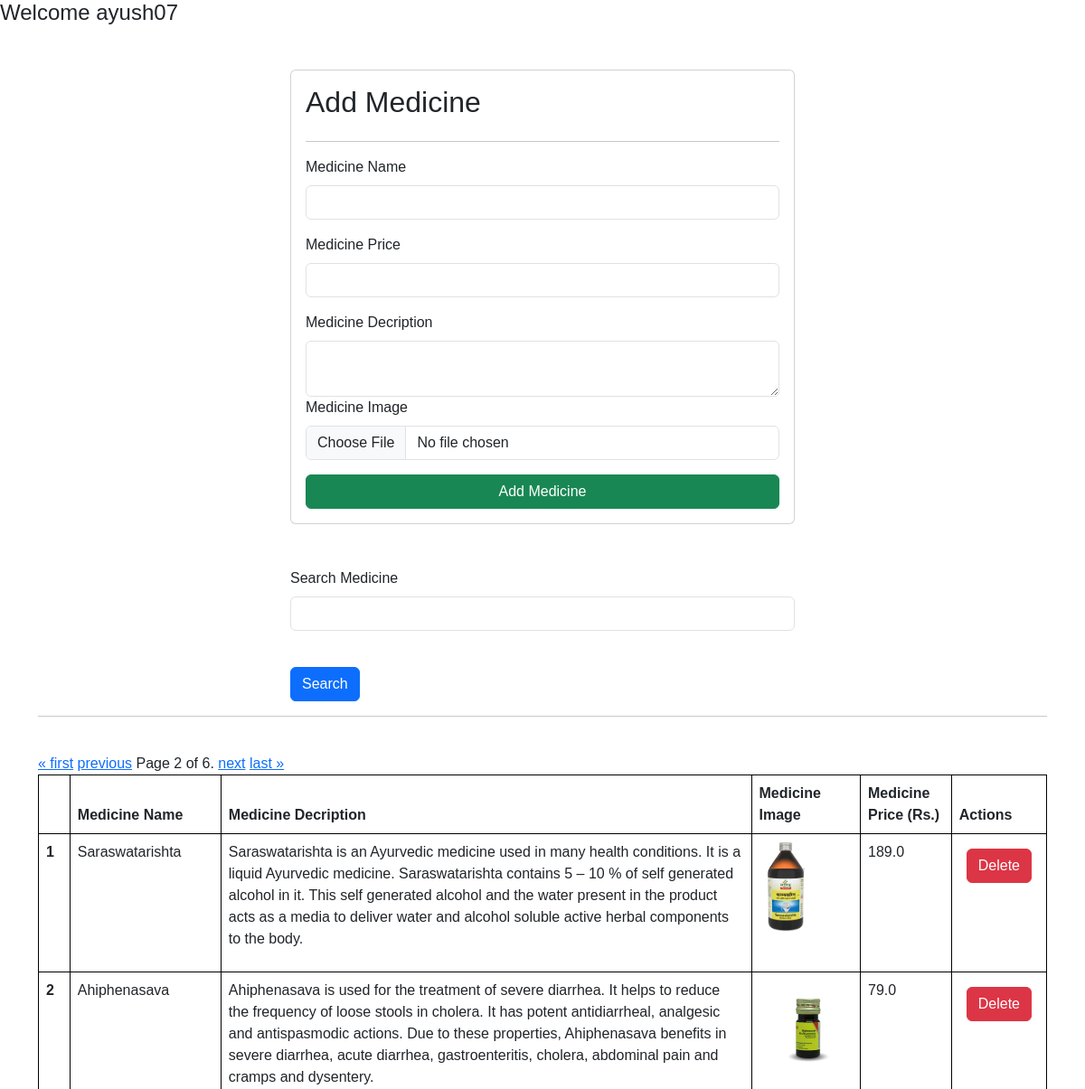
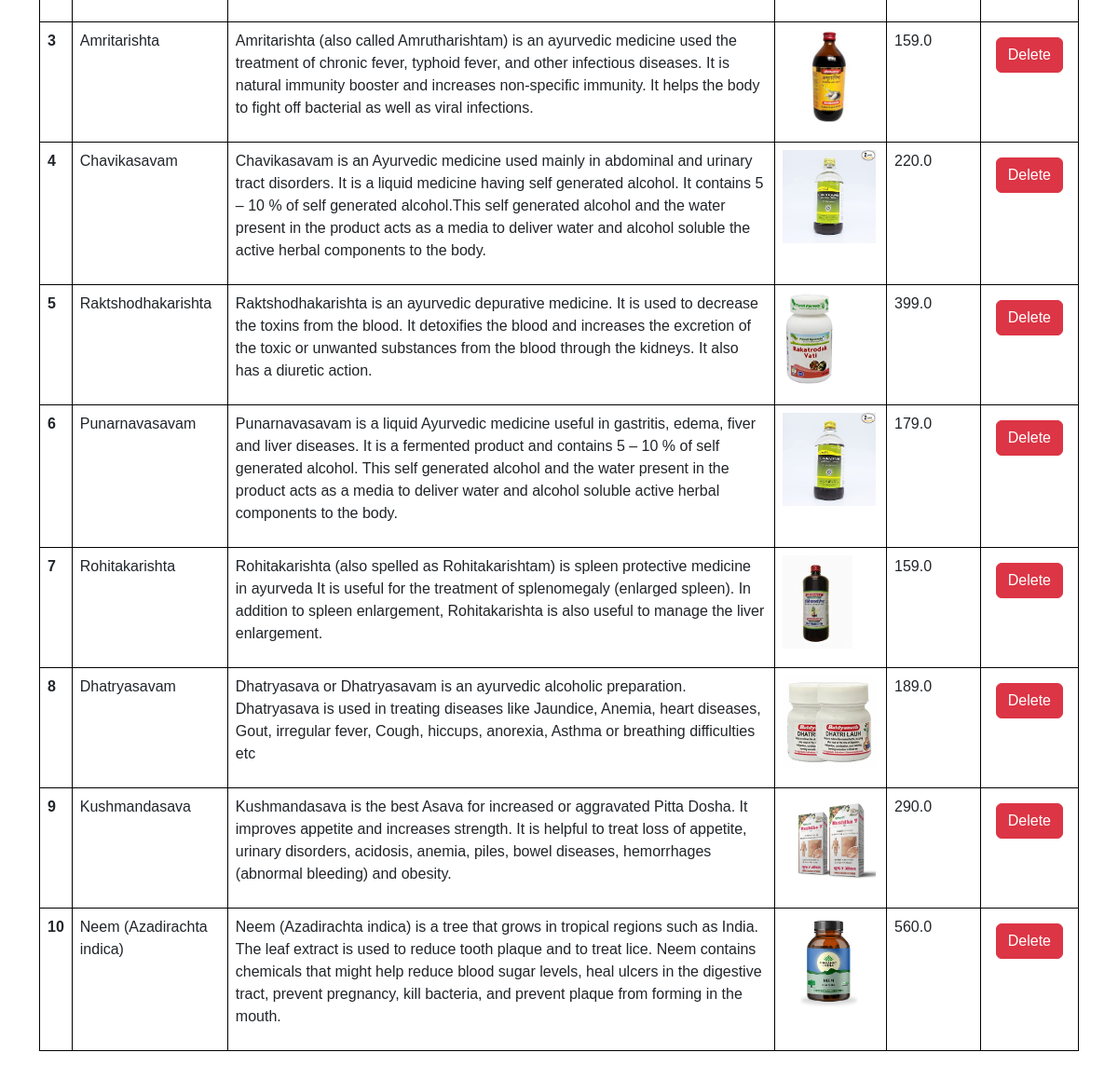
The page /medicines/?page=2 (signed in) on the database its author committed (2 pictures, top to bottom).
### vedassist/models.py (models this page shows)
class Medicine(models.Model):
    user =models.ForeignKey(User , on_delete=models.SET_NULL , null=True,blank=True)
    medicine_name = models.CharField(max_length=100)
    medicine_price = models.FloatField(default=10.00)
    medicine_description= models.TextField(default="Default description")
    medicine_image = models.ImageField(upload_to = "medicine")
    medicine_view_count=models.IntegerField(default=1)

### vedassist/views.py (the view, shortened to what this page needs)
# urls.py: path('medicines/' , views.medicines, name="medicines"),
@login_required(login_url='/login/')
def medicines(request):
    queryset = Medicine.objects.all()
    paginator = Paginator(queryset,10)
    page_number = request.GET.get("page", 1)
    page_obj = paginator.get_page(page_number)
    context = {'page_obj': page_obj, 'medicines': page_obj}
    return render(request, 'medicines.html', context)

### vedassist/templates/medicines.html (shortened to what this page needs)
{% extends "base.html"%}
{% block start %}
<h4> Welcome
{{request.user}}
</h4>
<div class = "container mt-5">
    <form class= "col-6 mx-auto card p-3 shadow.lg" method="POST" enctype="multipart/form-data">
      <h2> Add Medicine </h2>
      <hr>
        <div class="mb-3">
          <label for="exampleInputEmail1" class="form-label">Medicine Name</label>
          <input name="medicine_name"  required type="text" class="form-control">
        </div>
        <div class="mb-3">
          <label for="exampleInputEmail1" class="form-label">Medicine Price</label>
          <input name="medicine_price"  required type="number" class="form-control">
        </div>
        <div class="mb-6">
          <label for="exampleInputPassword1" class="form-label">Medicine Decription</label>
          <textarea class="form-control" name="medicine_description" required> </textarea>
        </div>
        <div class="mb-3">
          <label for="exampleInputPassword1" class="form-label">Medicine Image</label>
          <input name ="medicine_image" required type="file" class="form-control">
        </div>
        <button type="submit" class="btn btn-success">Add Medicine</button>
    </form>
    <div class="mt-5">
      <div class="mx-auto col-6">
        <form>
          <div class="mb-3">
            <label for="exampleInputEmail1" class="form-label">Search Medicine</label>
            <input name="search" type="text" class="form-control">
          </div>
          <br>
          <button type="submit" class="btn btn-primary">Search</button>
        </form>
    </div>
<hr>
<br>
    <table class="table">
      <thead>
        <tr>
          <th scope="col"></th>
          <th scope="col">Medicine Name</th>
          <th scope="col">Medicine Decription</th>
          <th scope="col">Medicine Image</th>
          <th scope="col">Medicine Price (Rs.)</th>
          <th scope="col">Actions</th>
        </tr>
      </thead>
      <tbody>
        {% for medicine in medicines %}
        <tr>
          <th scope="row">{{forloop.counter}}</th>
          <td>{{medicine.medicine_name}}</td>
          <td>{{medicine.medicine_description}}
          </td>
          <td>
            <img src ="/media/{{medicine.medicine_image}}" style="height : 100px" >
           </td>
          <td>
            {{ medicine.medicine_price }}
           </td>
           <td>
            <a href ="/delete-medicine/{{medicine.id}}/" class ="btn btn-danger m-2"> Delete </a>
           </td>
          </tr>
        {% endfor %}
        <div class="pagination">
          <span class="step-links">
            {% if page_obj.has_previous %}
              <a href="?page=1">&laquo; first</a>
              <a href="?page={{ page_obj.previous_page_number }}">previous</a>
            {% endif %}
            <span class="current">
              Page {{ page_obj.number }} of {{ page_obj.paginator.num_pages }}.
            </span>
            {% if page_obj.has_next %}
              <a href="?page={{ page_obj.next_page_number }}">next</a>
              <a href="?page={{ page_obj.paginator.num_pages }}">last &raquo;</a>
            {% endif %}
          </span>
        </div>
      </tbody>
    </table>
</div>
</div>
{% endblock %}

### vedassist/static/log.css (style rules this page uses)
* { margin: 0; padding: 0; box-sizing: border-box; font-family: 'Poppins', sans-serif; }

### vedassist/templates/base.html (style rules this page uses)
table ,th,td { border : 1px solid black; }

### rows shown on the page
Medicine: medicine_name "Saraswatarishta", medicine_description "Saraswatarishta is an Ayurvedic medicine used in many health conditions. It is a liquid Ayurvedic medicine. Saraswatarishta contains 5 – 10 % of self generated alcohol in it. This self generated alcohol and the water present in the product acts as a media to deliver water and alcohol soluble active herbal components to the body.", medicine_image (picture), medicine_price "189.0"
Medicine: medicine_name "Ahiphenasava", medicine_description "Ahiphenasava is used for the treatment of severe diarrhea. It helps to reduce the frequency of loose stools in cholera. It has potent antidiarrheal, analgesic and antispasmodic actions. Due to these properties, Ahiphenasava benefits in severe diarrhea, acute diarrhea, gastroenteritis, cholera, abdominal pain and cramps and dysentery.", medicine_image (picture), medicine_price "79.0"
Medicine: medicine_name "Amritarishta", medicine_description "Amritarishta (also called Amrutharishtam) is an ayurvedic medicine used the treatment of chronic fever, typhoid fever, and other infectious diseases. It is natural immunity booster and increases non-specific immunity. It helps the body to fight off bacterial as well as viral infections.", medicine_image (picture), medicine_price "159.0"
Medicine: medicine_name "Chavikasavam", medicine_description "Chavikasavam is an Ayurvedic medicine used mainly in abdominal and urinary tract disorders. It is a liquid medicine having self generated alcohol. It contains 5 – 10 % of self generated alcohol.This self generated alcohol and the water present in the product acts as a media to deliver water and alcohol soluble the active herbal components to the body.", medicine_image (picture), medicine_price "220.0"
Medicine: medicine_name "Raktshodhakarishta", medicine_description "Raktshodhakarishta is an ayurvedic depurative medicine. It is used to decrease the toxins from the blood. It detoxifies the blood and increases the excretion of the toxic or unwanted substances from the blood through the kidneys. It also has a diuretic action.", medicine_image (picture), medicine_price "399.0"
Medicine: medicine_name "Punarnavasavam", medicine_description "Punarnavasavam is a liquid Ayurvedic medicine useful in gastritis, edema, fiver and liver diseases. It is a fermented product and contains 5 – 10 % of self generated alcohol. This self generated alcohol and the water present in the product acts as a media to deliver water and alcohol soluble active herbal components to the body.", medicine_image (picture), medicine_price "179.0"
Medicine: medicine_name "Rohitakarishta", medicine_description "Rohitakarishta (also spelled as Rohitakarishtam) is spleen protective medicine in ayurveda It is useful for the treatment of splenomegaly (enlarged spleen). In addition to spleen enlargement, Rohitakarishta is also useful to manage the liver enlargement.", medicine_image (picture), medicine_price "159.0"
Medicine: medicine_name "Dhatryasavam", medicine_description "Dhatryasava or Dhatryasavam is an ayurvedic alcoholic preparation. Dhatryasava is used in treating diseases like Jaundice, Anemia, heart diseases, Gout, irregular fever, Cough, hiccups, anorexia, Asthma or breathing difficulties etc", medicine_image (picture), medicine_price "189.0"
Medicine: medicine_name "Kushmandasava", medicine_description "Kushmandasava is the best Asava for increased or aggravated Pitta Dosha. It improves appetite and increases strength. It is helpful to treat loss of appetite, urinary disorders, acidosis, anemia, piles, bowel diseases, hemorrhages (abnormal bleeding) and obesity.", medicine_image (picture), medicine_price "290.0"
Medicine: medicine_name "Neem (Azadirachta indica)", medicine_description "Neem (Azadirachta indica) is a tree that grows in tropical regions such as India. The leaf extract is used to reduce tooth plaque and to treat lice. Neem contains chemicals that might help reduce blood sugar levels, heal ulcers in the digestive tract, prevent pregnancy, kill bacteria, and prevent plaque from forming in the mouth.", medicine_image (picture), medicine_price "560.0"

### other values the page prints
{{ request.user }} "ayush07"
{{ page_obj.number }} "2"
{{ page_obj.paginator.num_pages }} "6"
